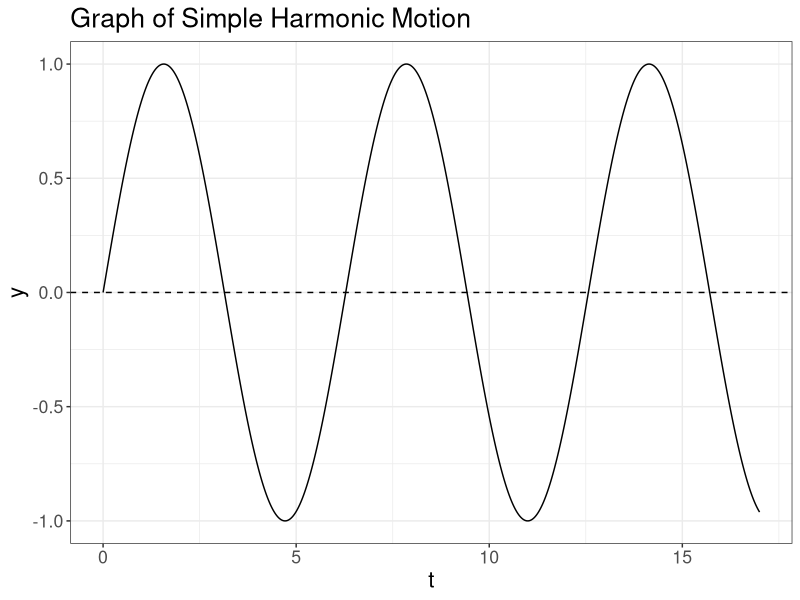
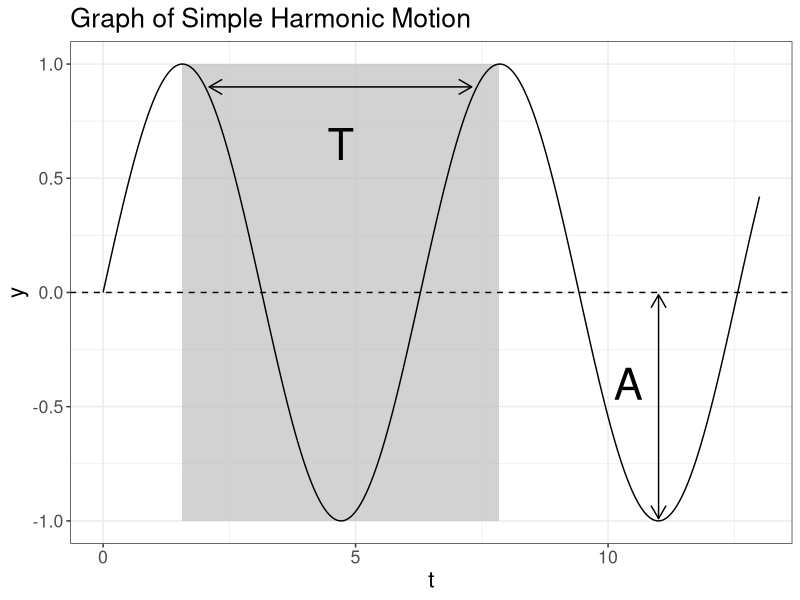
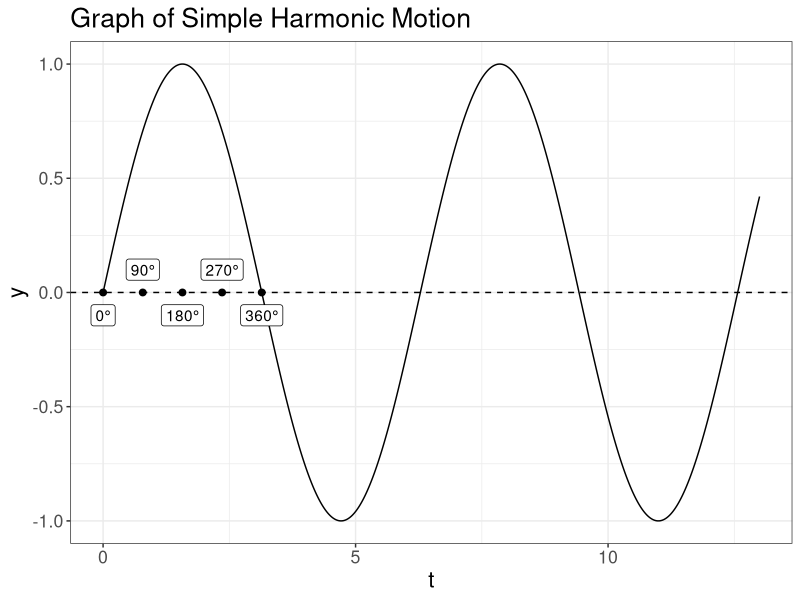
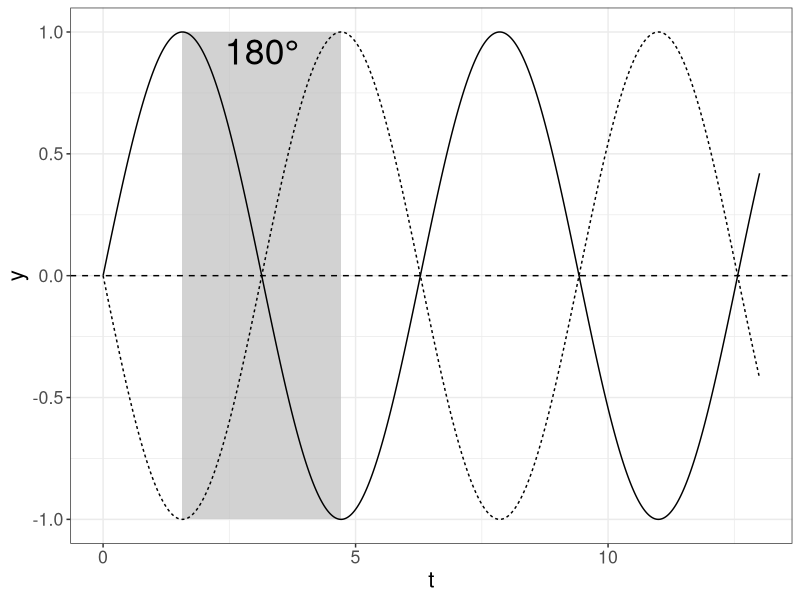
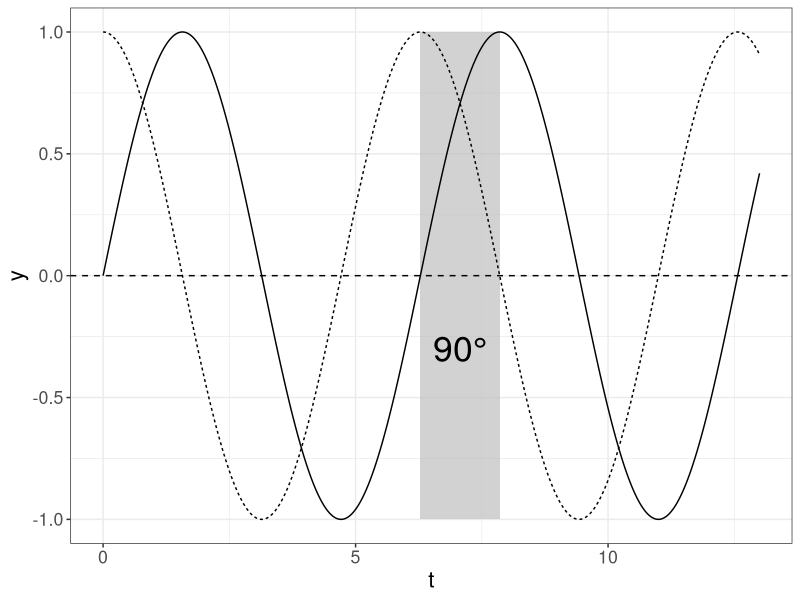
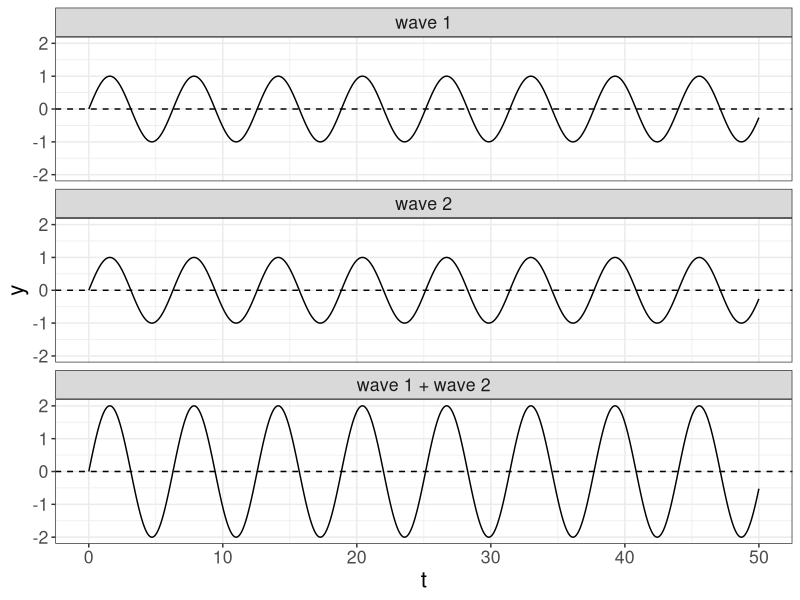
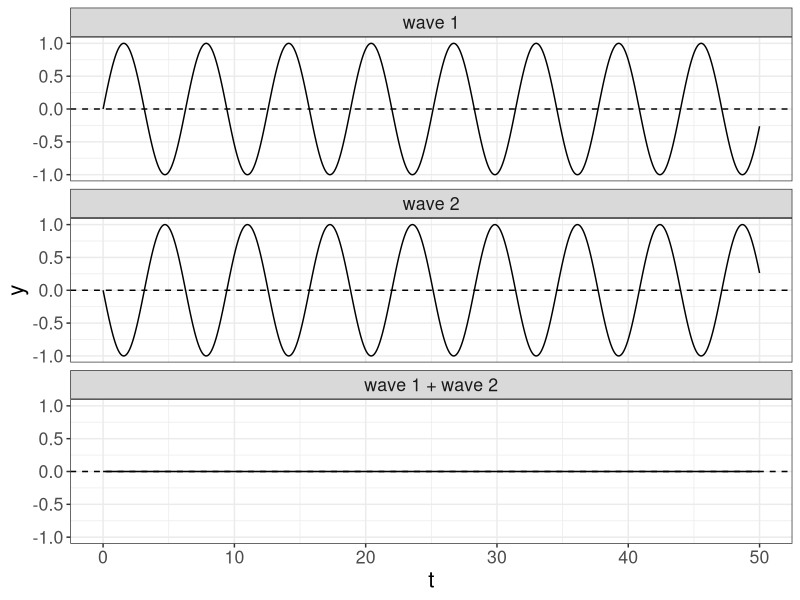
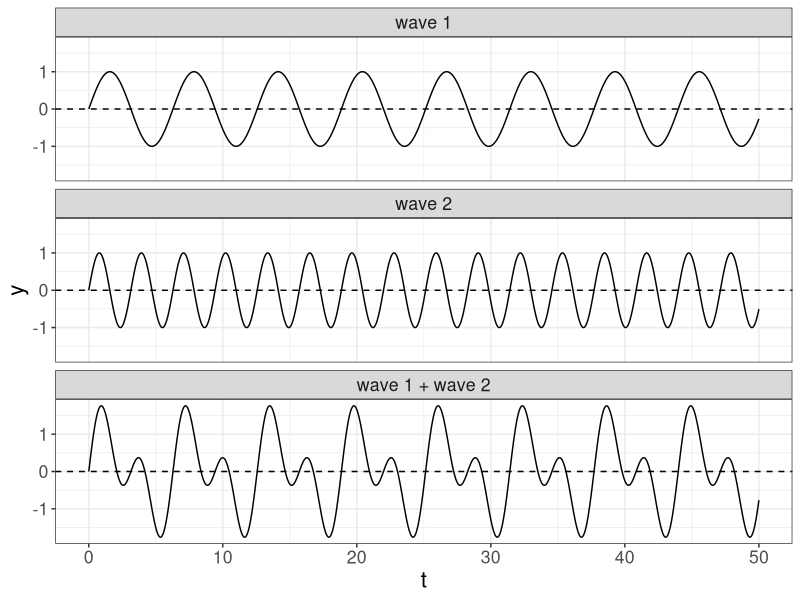

Write the R code that produced these figures, in order.
## ---- chunk 1
knitr::opts_chunk$set(message = FALSE, warning = FALSE, comment = "", echo = FALSE)
options(scipen=999)
library(tidyverse)
theme_set(theme_bw()+theme(text = element_text(size = 16)))
## ---- chunk 2
tibble(t = seq(0, 17, 0.01),
       y = sin(t)) %>% 
  ggplot(aes(t, y))+
  geom_line()+
  geom_hline(yintercept = 0, lty = 2)+
  labs(title = "Graph of Simple Harmonic Motion")
## ---- chunk 3
tibble(t = seq(0, 13, 0.01),
       y = sin(t)) %>% 
  ggplot(aes(t, y))+
  annotate(geom = "rect", xmin = 1.57, xmax= 7.85, ymin = -1, ymax = 1, fill = "grey", alpha = 0.7)+
  annotate(geom = "text", x= 1.57+(7.85-1.57)/2, y = 0.65, label = "T", size = 11)+
  annotate(geom = "segment", x= 2.1, xend = 7.3, y = 0.9, yend = 0.9,
           arrow = arrow(length = unit(0.03, "npc"), ends = "both"))+
  annotate(geom = "text", x= 10.4, y = -0.4, label = "A", size = 11)+
  annotate(geom = "segment", x= 11, xend = 11, y = -0.99, yend = -0.01,
           arrow = arrow(length = unit(0.03, "npc"), ends = "both"))+
  geom_line()+
  geom_hline(yintercept = 0, lty = 2)+
  labs(title = "Graph of Simple Harmonic Motion")
## ---- chunk 4
tibble(t = seq(0, 13, 0.01),
       y = sin(t)) %>% 
  ggplot(aes(t, y))+
  geom_hline(yintercept = 0, lty = 2)+
  geom_line()+
  annotate(geom = "point", x = 0:4*pi/4, y = 0, size = 2)+
  annotate(geom = "label", x = 0:4*pi/4, y = c(-0.1, 0.1, -0.1, 0.1,-0.1), label = paste0(0:4*90, "°"))+
  labs(title = "Graph of Simple Harmonic Motion")
## ---- chunk 5
tibble(t = seq(0, 13, 0.01),
       y1 = sin(t),
       y2 = sin(t+pi)) %>% 
  pivot_longer(values_to = "y", names_to = "type", y1:y2) %>% 
  ggplot(aes(t, y, group = type))+
  annotate(geom = "rect", xmin = 1.57, xmax= 1.57+pi, ymin = -1, ymax = 1, fill = "grey", alpha = 0.7)+
  annotate(geom = "text", x= 1.57+pi/2, y = 0.92, label = "180°", size = 9)+
  geom_hline(yintercept = 0, lty = 2)+
  geom_line(aes(lty = type), show.legend = FALSE)
## ---- chunk 6
tibble(t = seq(0, 13, 0.01),
       y1 = sin(t),
       y2 = sin(t+pi/2)) %>% 
  pivot_longer(values_to = "y", names_to = "type", y1:y2) %>% 
  ggplot(aes(t, y, group = type))+
  annotate(geom = "rect", xmin = 2*pi, xmax= 2*pi+pi/2, ymin = -1, ymax = 1, fill = "grey", alpha = 0.7)+
  annotate(geom = "text", x= 2*pi+pi/4, y = -0.3, label = "90°", size = 9)+
  geom_hline(yintercept = 0, lty = 2)+
  geom_line(aes(lty = type), show.legend = FALSE)
## ---- chunk 7
tibble(t = seq(0, 50, 0.01),
       `wave 1` = sin(t),
       `wave 2` = sin(t),
       `wave 1 + wave 2` = `wave 1`+`wave 2`) %>% 
  pivot_longer(values_to = "y", names_to = "type", `wave 1`:`wave 1 + wave 2`) %>% 
  mutate(type = factor(type, levels = c("wave 1", "wave 2", "wave 1 + wave 2"))) %>% 
  ggplot(aes(t, y))+
  geom_hline(yintercept = 0, lty = 2)+
  geom_line()+
  facet_wrap(~type, nrow = 3)

tibble(t = seq(0, 50, 0.01),
       `wave 1` = sin(t),
       `wave 2` = sin(t+pi),
       `wave 1 + wave 2` = `wave 1`+`wave 2`) %>% 
  pivot_longer(values_to = "y", names_to = "type", `wave 1`:`wave 1 + wave 2`) %>% 
  mutate(type = factor(type, levels = c("wave 1", "wave 2", "wave 1 + wave 2"))) %>% 
  ggplot(aes(t, y))+
  geom_hline(yintercept = 0, lty = 2)+
  geom_line()+
  facet_wrap(~type, nrow = 3)

tibble(t = seq(0, 50, 0.01),
       `wave 1` = sin(t),
       `wave 2` = sin(2*t),
       `wave 1 + wave 2` = `wave 1`+`wave 2`) %>% 
  pivot_longer(values_to = "y", names_to = "type", `wave 1`:`wave 1 + wave 2`) %>% 
  mutate(type = factor(type, levels = c("wave 1", "wave 2", "wave 1 + wave 2"))) %>% 
  ggplot(aes(t, y))+
  geom_hline(yintercept = 0, lty = 2)+
  geom_line()+
  facet_wrap(~type, nrow = 3)
## ---- chunk 8
tibble(t = seq(0, 0.5, 0.0001),
       `110 Hz` = sin(t*2*pi*110),
       `104 Hz` = sin(t*2*pi*104),
       `110 Hz + 104 Hz` = `110 Hz`+`104 Hz`) %>% 
  pivot_longer(values_to = "y", names_to = "type", `110 Hz`:`110 Hz + 104 Hz`) %>% 
  mutate(type = factor(type, levels = c("110 Hz", "104 Hz", "110 Hz + 104 Hz"))) %>% 
  ggplot(aes(t, y))+
  geom_hline(yintercept = 0, lty = 2)+
  geom_line()+
  facet_wrap(~type, nrow = 3)
